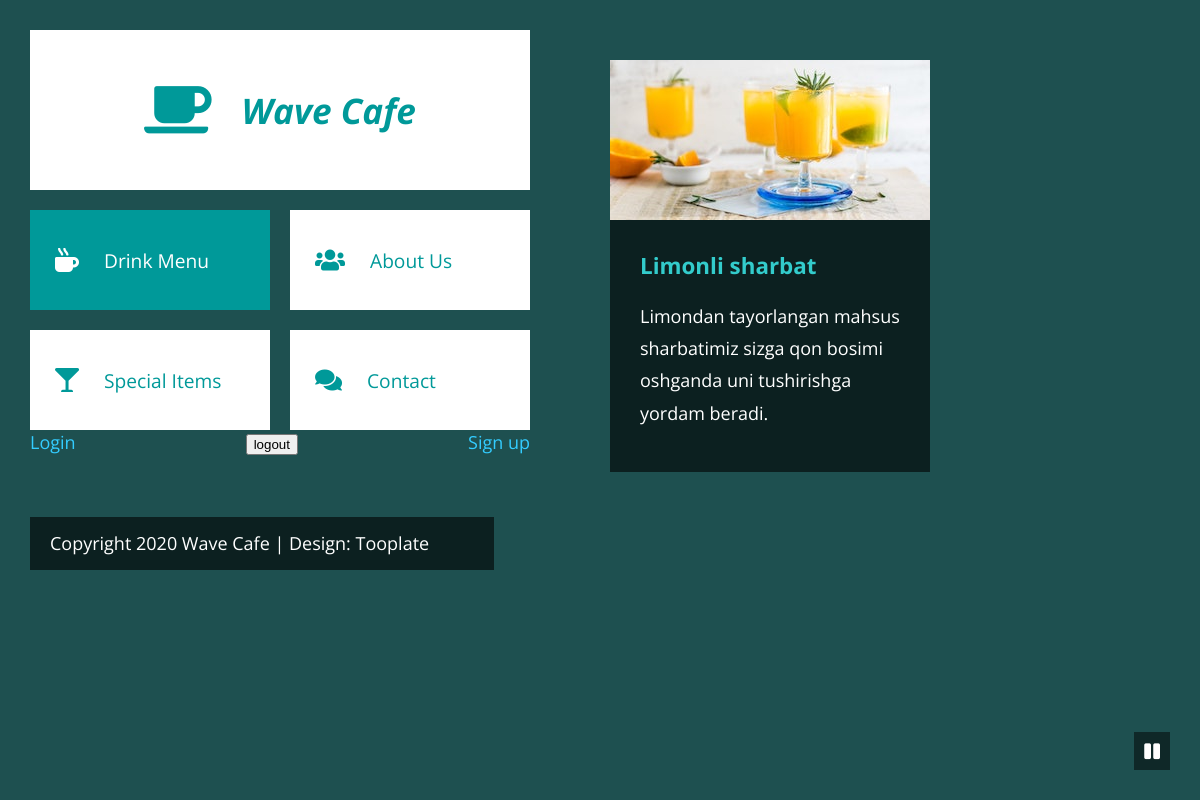
The app's page /item/limonli-sharbat with its own data.
### cafe/models.py (models this page shows, shortened)
class Item(models.Model):
    img = models.ImageField(upload_to='index/img')
    name = models.CharField(max_length=300)
    slug = models.SlugField(max_length=200)
    bio = models.TextField()

### cafe/views.py (the view)
# urls.py: path('item/<slug:slug>',itemdetailview,name='itemDetail')
def itemdetailview(requset,slug):
    item = get_object_or_404(Item,slug=slug)
    context = {
        'item':item
    }
    return render(requset,"item_Detail.html",context=context)

### templates/item_Detail.html
{% extends 'base.html' %}
{% block content %}
<div class="tm-black-bg tm-special-item">
                <img src={{item.img.url}} alt="Image">
                <div class="tm-special-item-description">
                  <h2 class="tm-text-primary tm-special-item-title">{{item.name}}</h2>
                  <p class="tm-special-item-text">{{item.bio}}.</p>
                </div>
              </div>
{% endblock content %}

### static/css/tooplate-wave-cafe.css (style rules this page uses)
html { scroll-behavior: smooth; }
body { margin: 0; padding: 0; font-family: 'Open Sans', Arial, Helvetica, sans-serif; font-size: 18px; overflow-x: hidden; background-color: #1E5050; }
p { line-height: 1.8; margin-top: 0; }
h2 { margin-top: 0; }
.tm-black-bg { background-color: rgba(0,0,0,0.6); color: white; }
.tm-text-primary { color: #3CC; }
.tm-special-item { max-width: 320px; margin: 30px 10px; }
.tm-special-item-title { font-size: 1.4rem; }
.tm-special-item-description { padding: 25px 30px; }

### records on screen
Item: img (picture), name "Limonli sharbat", bio "Limondan tayorlangan mahsus sharbatimiz sizga qon bosimi oshganda uni tushirishga yordam beradi"
